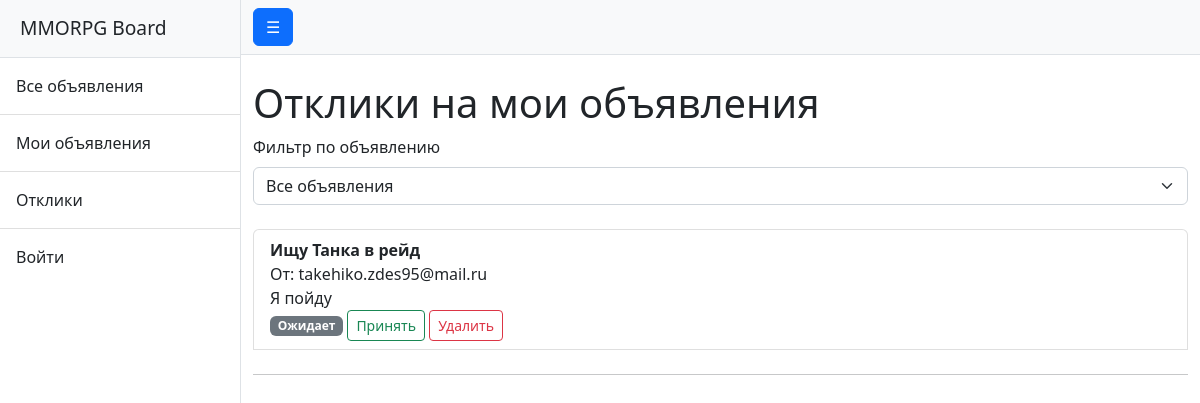
The app's page /my-responses/ (signed in), older data.
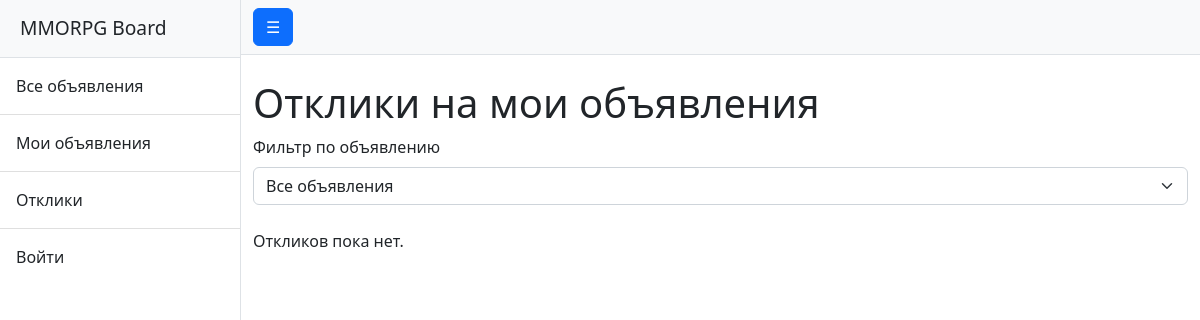
The same page, newer data.
### board/models.py (models this page shows, shortened)
class Response(models.Model):
    author = models.ForeignKey(User, on_delete=models.CASCADE, related_name='responses')
    advertisement = models.ForeignKey(Advertisement, on_delete=models.CASCADE, related_name='responses')
    text = models.TextField()
    created_at = models.DateTimeField(auto_now_add=True)
    is_accepted = models.BooleanField(default=False)

class Advertisement(models.Model):
    author = models.ForeignKey(User, on_delete=models.CASCADE, related_name='advertisements')
    category = models.ForeignKey(Category, on_delete=models.PROTECT, related_name='advertisements')
    title = models.CharField(max_length=200)
    content = RichTextUploadingField()
    created_at = models.DateTimeField(auto_now_add=True)
    updated_at = models.DateTimeField(auto_now=True)

### accounts/models.py (models this page shows)
class User(AbstractUser):
    username = None
    email = models.EmailField(unique=True)
    USERNAME_FIELD = 'email'
    REQUIRED_FIELDS = []
    objects = UserManager()

### board/views.py (the view)
# urls.py: path('my-responses/', MyAdvertisementResponsesView.as_view(), name='my_responses'),
class MyAdvertisementResponsesView(LoginRequiredMixin, ListView):
    model = Response
    template_name = 'board/my_responses.html'
    context_object_name = 'responses'
    def get_queryset(self):
        queryset = (
            Response.objects
            .filter(advertisement__author=self.request.user)
            .select_related('advertisement', 'author')
            .order_by('-created_at')
        )
        advertisement_id = self.request.GET.get('advertisement')
        if advertisement_id:
            queryset = queryset.filter(advertisement_id=advertisement_id)
        return queryset
    def get_context_data(self, **kwargs):
        context = super().get_context_data(**kwargs)
        context['advertisements'] = Advertisement.objects.filter(
            author=self.request.user
        )
        context['selected_advertisement'] = self.request.GET.get('advertisement')
        return context

### board/templates/board/my_responses.html (shortened to what this page needs)
{% extends 'base.html' %}
{% block content %}
<h1>Отклики на мои объявления</h1>
<form method="get" class="mb-4">
    <label for="advertisement" class="form-label">
        Фильтр по объявлению
    </label>
    <select name="advertisement"
            id="advertisement"
            class="form-select"
            onchange="this.form.submit()">
        <option value="">Все объявления</option>
    </select>
</form>
{% if responses %}
    <ul class="list-group">
        {% for response in responses %}
            <li class="list-group-item mb-2">
                <strong>{{ response.advertisement.title }}</strong><br>
                От: {{ response.author.email }}<br>
                {{ response.text }}<br>
                {% if response.is_accepted %}
                    <span class="badge bg-success">Принят</span>
                {% else %}
                    <span class="badge bg-secondary">Ожидает</span>
                    <form method="post"
                          action="{% url 'board:accept_response' response.pk %}"
                          style="display:inline;">
                        <button type="submit" class="btn btn-sm btn-outline-success">
                            Принять
                        </button>
                    </form>
                {% endif %}
                <form method="post"
                      action="{% url 'board:delete_response' response.pk %}"
                      style="display:inline;">
                    <button type="submit" class="btn btn-sm btn-outline-danger">
                        Удалить
                    </button>
                </form>
            </li>
            <hr>
        {% endfor %}
    </ul>
{% else %}
    <p>Откликов пока нет.</p>
{% endif %}
{% endblock %}

### templates/base.html (shortened to what this page needs)
{% load static %}
<!DOCTYPE html>
<html lang="ru">
<head>
    <link href="https://cdn.jsdelivr.net/npm/bootstrap@5.2.3/dist/css/bootstrap.min.css" rel="stylesheet">
    <link href="{% static 'css/styles.css' %}" rel="stylesheet">
</head>
<body>
<div class="d-flex" id="wrapper">
    {% include "includes/sidebar.html" %}
    <div id="page-content-wrapper">
        <nav class="navbar navbar-light bg-light border-bottom">
            <div class="container-fluid">
                <button class="btn btn-primary" id="sidebarToggle">
                    ☰
                </button>
            </div>
        </nav>
        <div class="container-fluid mt-4">
            {% block content %}{% endblock %}
        </div>
    </div>
</div>
</body>
</html>

### templates/includes/sidebar.html
<div class="border-end bg-white" id="sidebar-wrapper">
    <div class="sidebar-heading border-bottom bg-light">
        MMORPG Board
    </div>
    <div class="list-group list-group-flush">
        <a class="list-group-item list-group-item-action p-3" href="{% url 'board:advertisement_list' %}">
            Все объявления
        </a>
        <a class="list-group-item list-group-item-action p-3" href="#">
            Мои объявления
        </a>
        <a class="list-group-item list-group-item-action p-3" href="#">
            Отклики
        </a>
        <a class="list-group-item list-group-item-action p-3" href="#">
            Войти
        </a>
    </div>
</div>

Row changes from the older to the newer data that the page shows:
removed Response: advertisement "Ищу Танка в рейд", author.email "takehiko.zdes95@mail.ru", text "Я пойду", is_accepted "Ожидает"
Text that changed along with them:
text now shown: "Откликов пока нет."
